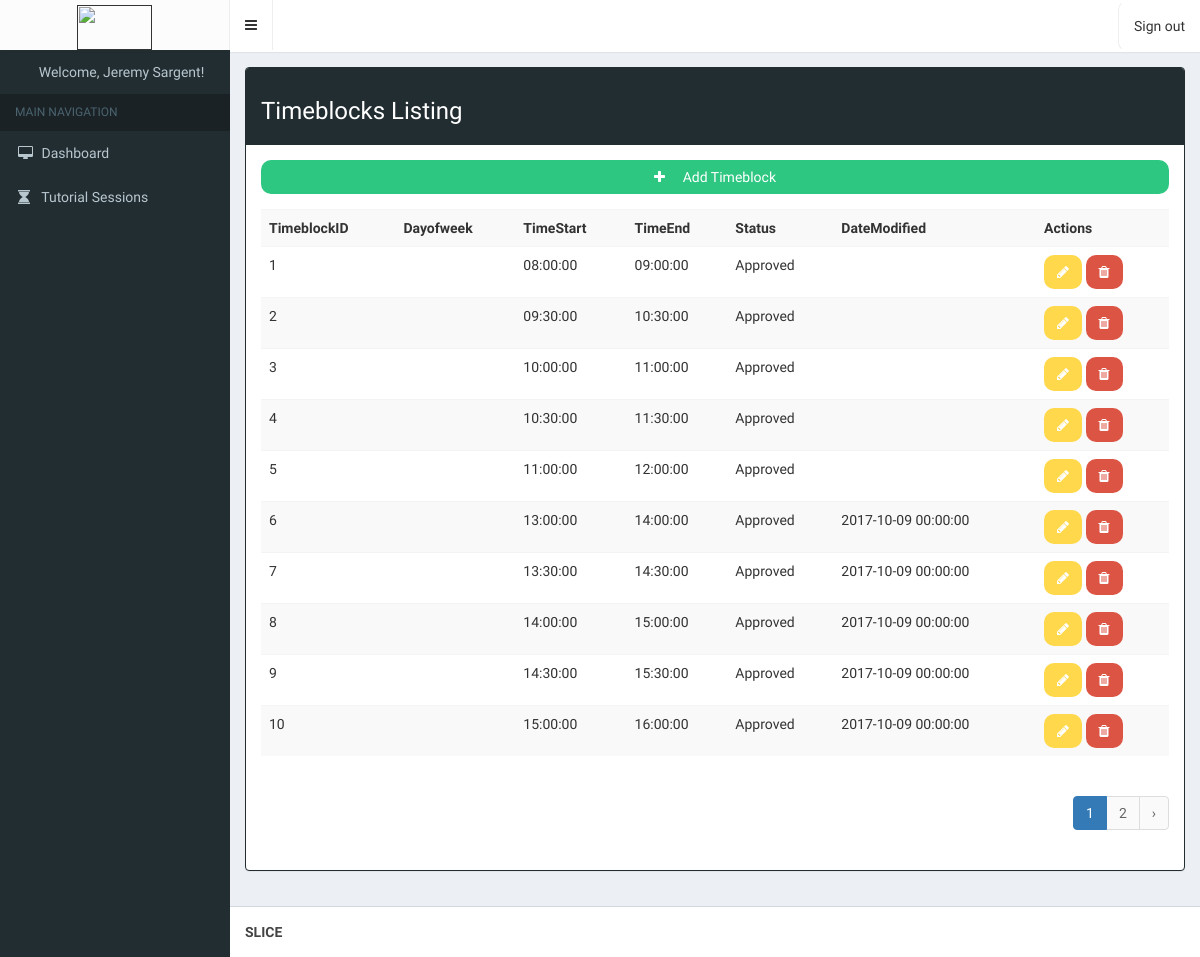
The app's page /index.php/timeblock (signed in) with its own data.
### tables this page shows
CREATE TABLE `timeblocks` (
  `timeblockID` int(5) NOT NULL,
  `timeStart` time NOT NULL,
  `timeEnd` time NOT NULL,
  `status` varchar(25) NOT NULL,
  `dateModified` datetime DEFAULT NULL
);

### application/controllers/Timeblock.php (called while the page is built, shortened)
<?php
class Timeblock extends CI_Controller{
    function __construct()
    {
        $this->load->model('Timeblock_model');
        $this->load->library('loginvalidation');
    }
    function index()
    {
        $params['limit'] = RECORDS_PER_PAGE;
        $params['offset'] = ($this->input->get('per_page')) ? $this->input->get('per_page') : 0;
        $data['timeblocks'] = $this->Timeblock_model->get_all_timeblocks($params);
        $data['_view'] = 'timeblock/index';
        $this->load->view('layouts/main',$data);
    }
}

### index.php (called while the page is built, shortened)
<?php
require_once BASEPATH.'core/CodeIgniter.php';

### application/models/Timeblock_model.php (called while the page is built, shortened)
<?php
class Timeblock_model extends CI_Model
{
    function get_all_timeblocks_count()
    {
        $this->db->from('timeblocks');
        return $this->db->count_all_results();
    }
    function get_all_timeblocks($params = array())
    {
        $this->db->order_by('timeblockID', 'asc');
        if(isset($params) && !empty($params))
        {
            $this->db->limit($params['limit'], $params['offset']);
        }
        return $this->db->get('timeblocks')->result_array();
    }
}

### application/views/timeblock/index.php (the view)
<div class="row">
    <div class="col-lg-12">
        <div class="panel panel-black">
            <div class="panel-heading">
                <h3>Timeblocks Listing</h3>
            </div>
            <div class="panel-body">
                <div class="form-group">
                    <a href="<?php echo site_url('timeblock/add'); ?>" class="btn btn-block btn-success"><i class="fa fa-plus"></i>&emsp; Add Timeblock</a>
                </div>
                <table class="table table-striped datatable">
                    <tr>
						<th>TimeblockID</th>
						<th>Dayofweek</th>
						<th>TimeStart</th>
						<th>TimeEnd</th>
						<th>Status</th>
						<th>DateModified</th>
						<th>Actions</th>
                    </tr>
                    <?php foreach($timeblocks as $t){ ?>
                    <tr>
						<td><?php echo $t['timeblockID']; ?></td>
						<td><?php echo $t['dayofweek']; ?></td>
						<td><?php echo $t['timeStart']; ?></td>
						<td><?php echo $t['timeEnd']; ?></td>
						<td><?php echo $t['status']; ?></td>
						<td><?php echo $t['dateModified']; ?></td>
						<td>
                            <a href="<?php echo site_url('timeblock/edit/'.$t['timeblockID']); ?>" class="btn btn-warning" title="Edit"><span class="fa fa-pencil"></span></a>
                            <a href="<?php echo site_url('timeblock/remove/'.$t['timeblockID']); ?>" class="btn btn-danger" title="Delete"><span class="fa fa-trash"></span></a>
                        </td>
                    </tr>
                    <?php } ?>
                </table>
                <div class="pull-right">
                    <?php echo $this->pagination->create_links(); ?>
                </div>
            </div>
        </div>
    </div>
</div>

### records on screen
timeblocks: timeblockID "1", timeStart "08:00:00", timeEnd "09:00:00", status "Approved"
timeblocks: timeblockID "2", timeStart "09:30:00", timeEnd "10:30:00", status "Approved"
timeblocks: timeblockID "3", timeStart "10:00:00", timeEnd "11:00:00", status "Approved"
timeblocks: timeblockID "4", timeStart "10:30:00", timeEnd "11:30:00", status "Approved"
timeblocks: timeblockID "5", timeStart "11:00:00", timeEnd "12:00:00", status "Approved"
timeblocks: timeblockID "6", timeStart "13:00:00", timeEnd "14:00:00", status "Approved", dateModified "2017-10-09 00:00:00"
timeblocks: timeblockID "7", timeStart "13:30:00", timeEnd "14:30:00", status "Approved", dateModified "2017-10-09 00:00:00"
timeblocks: timeblockID "8", timeStart "14:00:00", timeEnd "15:00:00", status "Approved", dateModified "2017-10-09 00:00:00"
timeblocks: timeblockID "9", timeStart "14:30:00", timeEnd "15:30:00", status "Approved", dateModified "2017-10-09 00:00:00"
timeblocks: timeblockID "10", timeStart "15:00:00", timeEnd "16:00:00", status "Approved", dateModified "2017-10-09 00:00:00"

### other values on screen
$_SESSION['fn'] "Jeremy"
$_SESSION['ln'] "Sargent"
$this->pagination->create_links() "1 2 ›"
